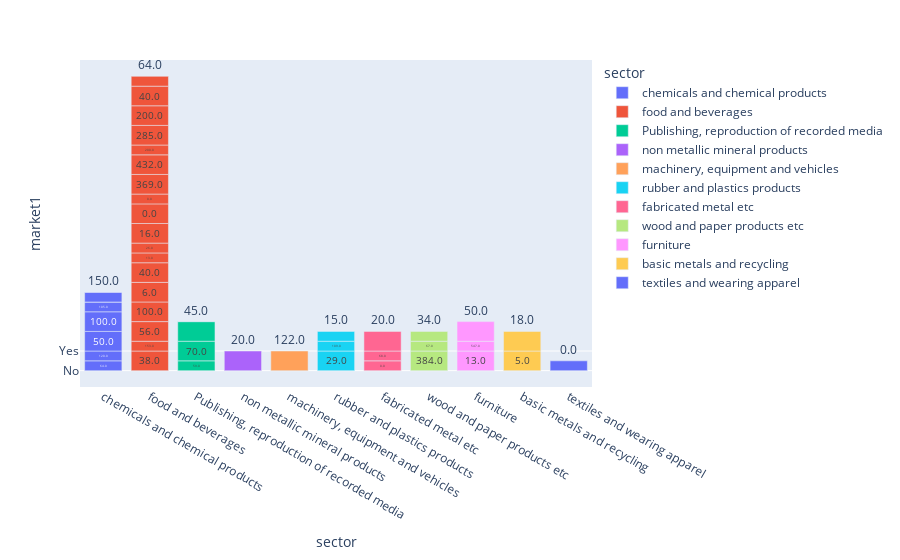

This figure's notebook cell:
### Markdown cell above
# outcome
# Market 1
### Yes:Marketing at state level
### No: Not marketing at state level
### Not Specified: Information not giving

### Code cell
df71 = df7.iloc[:50,:]
fig = px.bar(df71,x = 'sector',y='market1',color ='sector',text = 'ftstaff05')
fig.show()

### Figure 1 — Plotly figure (JSON) as saved in the notebook; plotly's stock layout.template omitted (floating-point values rounded to 4 significant figures)
{"data": [{"alignmentgroup": "True", "hovertemplate": "sector=%{x}<br>market1=%{y}<br>ftstaff05=%{text}<extra></extra>", "legendgroup": "chemicals and chemical products", "marker": {"color": "#636efa", "pattern": {"shape": ""}}, "name": "chemicals and chemical products", "offsetgroup": "chemicals and chemical products", "orientation": "v", "showlegend": true, "text": ["110.0", "64.0", "120.0", "50.0", "100.0", "105.0", "7.0", "150.0", "80.0"], "textposition": "auto", "type": "bar", "x": ["chemicals and chemical products", "chemicals and chemical products", "chemicals and chemical products", "chemicals and chemical products", "chemicals and chemical products", "chemicals and chemical products", "chemicals and chemical products", "chemicals and chemical products", "chemicals and chemical products"], "xaxis": "x", "y": ["No", "Not Specified", "Not Specified", "Yes", "Yes", "Not Specified", "No", "Not Specified", "No"], "yaxis": "y"}, {"alignmentgroup": "True", "hovertemplate": "sector=%{x}<br>market1=%{y}<br>ftstaff05=%{text}<extra></extra>", "legendgroup": "food and beverages", "marker": {"color": "#EF553B", "pattern": {"shape": ""}}, "name": "food and beverages", "offsetgroup": "food and beverages", "orientation": "v", "showlegend": true, "text": ["38.0", "153.0", "56.0", "100.0", "6.0", "40.0", "13.0", "26.0", "16.0", "0.0", "0.0", "369.0", "432.0", "200.0", "285.0", "200.0", "40.0", "64.0"], "textposition": "auto", "type": "bar", "x": ["food and beverages", "food and beverages", "food and beverages", "food and beverages", "food and beverages", "food and beverages", "food and beverages", "food and beverages", "food and beverages", "food and beverages", "food and beverages", "food and beverages", "food and beverages", "food and beverages", "food and beverages", "food and beverages", "food and beverages", "food and beverages"], "xaxis": "x", "y": ["Yes", "Not Specified", "Yes", "Yes", "Yes", "Yes", "Not Specified", "Not Specified", "Yes", "Yes", "Not Specified", "Yes", "Yes", "Not Specified", "Yes", "Yes", "Yes", "Not Specified"], "yaxis": "y"}, {"alignmentgroup": "True", "hovertemplate": "sector=%{x}<br>market1=%{y}<br>ftstaff05=%{text}<extra></extra>", "legendgroup": "Publishing, reproduction of recorded media", "marker": {"color": "#00cc96", "pattern": {"shape": ""}}, "name": "Publishing, reproduction of recorded media", "offsetgroup": "Publishing, reproduction of recorded media", "orientation": "v", "showlegend": true, "text": ["59.0", "70.0", "45.0", "260.0"], "textposition": "auto", "type": "bar", "x": ["Publishing, reproduction of recorded media", "Publishing, reproduction of recorded media", "Publishing, reproduction of recorded media", "Publishing, reproduction of recorded media"], "xaxis": "x", "y": ["Not Specified", "Yes", "Yes", "No"], "yaxis": "y"}, {"alignmentgroup": "True", "hovertemplate": "sector=%{x}<br>market1=%{y}<br>ftstaff05=%{text}<extra></extra>", "legendgroup": "non metallic mineral products", "marker": {"color": "#ab63fa", "pattern": {"shape": ""}}, "name": "non metallic mineral products", "offsetgroup": "non metallic mineral products", "orientation": "v", "showlegend": true, "text": ["0.0", "20.0"], "textposition": "auto", "type": "bar", "x": ["non metallic mineral products", "non metallic mineral products"], "xaxis": "x", "y": ["No", "Yes"], "yaxis": "y"}, {"alignmentgroup": "True", "hovertemplate": "sector=%{x}<br>market1=%{y}<br>ftstaff05=%{text}<extra></extra>", "legendgroup": "machinery, equipment and vehicles", "marker": {"color": "#FFA15A", "pattern": {"shape": ""}}, "name": "machinery, equipment and vehicles", "offsetgroup": "machinery, equipment and vehicles", "orientation": "v", "showlegend": true, "text": ["76.0", "122.0"], "textposition": "auto", "type": "bar", "x": ["machinery, equipment and vehicles", "machinery, equipment and vehicles"], "xaxis": "x", "y": ["No", "Yes"], "yaxis": "y"}, {"alignmentgroup": "True", "hovertemplate": "sector=%{x}<br>market1=%{y}<br>ftstaff05=%{text}<extra></extra>", "legendgroup": "rubber and plastics products", "marker": {"color": "#19d3f3", "pattern": {"shape": ""}}, "name": "rubber and plastics products", "offsetgroup": "rubber and plastics products", "orientation": "v", "showlegend": true, "text": ["29.0", "109.0", "15.0"], "textposition": "auto", "type": "bar", "x": ["rubber and plastics products", "rubber and plastics products", "rubber and plastics products"], "xaxis": "x", "y": ["Yes", "Not Specified", "Not Specified"], "yaxis": "y"}, {"alignmentgroup": "True", "hovertemplate": "sector=%{x}<br>market1=%{y}<br>ftstaff05=%{text}<extra></extra>", "legendgroup": "fabricated metal etc", "marker": {"color": "#FF6692", "pattern": {"shape": ""}}, "name": "fabricated metal etc", "offsetgroup": "fabricated metal etc", "orientation": "v", "showlegend": true, "text": ["0.0", "68.0", "20.0"], "textposition": "auto", "type": "bar", "x": ["fabricated metal etc", "fabricated metal etc", "fabricated metal etc"], "xaxis": "x", "y": ["Not Specified", "Not Specified", "Yes"], "yaxis": "y"}, {"alignmentgroup": "True", "hovertemplate": "sector=%{x}<br>market1=%{y}<br>ftstaff05=%{text}<extra></extra>", "legendgroup": "wood and paper products etc", "marker": {"color": "#B6E880", "pattern": {"shape": ""}}, "name": "wood and paper products etc", "offsetgroup": "wood and paper products etc", "orientation": "v", "showlegend": true, "text": ["384.0", "67.0", "34.0"], "textposition": "auto", "type": "bar", "x": ["wood and paper products etc", "wood and paper products etc", "wood and paper products etc"], "xaxis": "x", "y": ["Yes", "Not Specified", "Not Specified"], "yaxis": "y"}, {"alignmentgroup": "True", "hovertemplate": "sector=%{x}<br>market1=%{y}<br>ftstaff05=%{text}<extra></extra>", "legendgroup": "furniture", "marker": {"color": "#FF97FF", "pattern": {"shape": ""}}, "name": "furniture", "offsetgroup": "furniture", "orientation": "v", "showlegend": true, "text": ["13.0", "547.0", "50.0"], "textposition": "auto", "type": "bar", "x": ["furniture", "furniture", "furniture"], "xaxis": "x", "y": ["Yes", "Not Specified", "Yes"], "yaxis": "y"}, {"alignmentgroup": "True", "hovertemplate": "sector=%{x}<br>market1=%{y}<br>ftstaff05=%{text}<extra></extra>", "legendgroup": "basic metals and recycling", "marker": {"color": "#FECB52", "pattern": {"shape": ""}}, "name": "basic metals and recycling", "offsetgroup": "basic metals and recycling", "orientation": "v", "showlegend": true, "text": ["5.0", "18.0"], "textposition": "auto", "type": "bar", "x": ["basic metals and recycling", "basic metals and recycling"], "xaxis": "x", "y": ["Yes", "Yes"], "yaxis": "y"}, {"alignmentgroup": "True", "hovertemplate": "sector=%{x}<br>market1=%{y}<br>ftstaff05=%{text}<extra></extra>", "legendgroup": "textiles and wearing apparel", "marker": {"color": "#636efa", "pattern": {"shape": ""}}, "name": "textiles and wearing apparel", "offsetgroup": "textiles and wearing apparel", "orientation": "v", "showlegend": true, "text": ["0.0"], "textposition": "auto", "type": "bar", "x": ["textiles and wearing apparel"], "xaxis": "x", "y": ["Not Specified"], "yaxis": "y"}], "layout": {"barmode": "relative", "legend": {"title": {"text": "sector"}, "tracegroupgap": 0}, "margin": {"t": 60}, "xaxis": {"anchor": "y", "categoryarray": ["chemicals and chemical products", "food and beverages", "Publishing, reproduction of recorded media", "non metallic mineral products", "machinery, equipment and vehicles", "rubber and plastics products", "fabricated metal etc", "wood and paper products etc", "furniture", "basic metals and recycling", "textiles and wearing apparel"], "categoryorder": "array", "domain": [0, 1], "title": {"text": "sector"}}, "yaxis": {"anchor": "x", "domain": [0, 1], "title": {"text": "market1"}}}}
